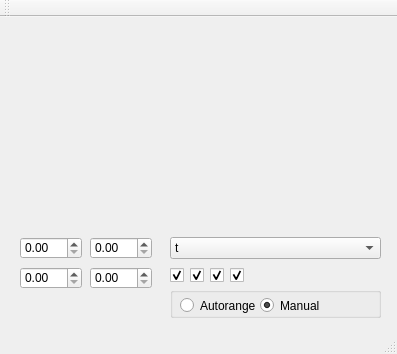
<?xml version="1.0" encoding="UTF-8"?>
<ui version="4.0">
 <class>MainWindow</class>
 <widget class="QMainWindow" name="MainWindow">
  <property name="geometry">
   <rect>
    <x>0</x>
    <y>0</y>
    <width>397</width>
    <height>354</height>
   </rect>
  </property>
  <property name="windowTitle">
   <string>MainWindow</string>
  </property>
  <widget class="QWidget" name="centralWidget">
   <widget class="QCustomPlot" name="graph" native="true">
    <property name="geometry">
     <rect>
      <x>20</x>
      <y>10</y>
      <width>361</width>
      <height>201</height>
     </rect>
    </property>
   </widget>
   <widget class="QDoubleSpinBox" name="xMax">
    <property name="geometry">
     <rect>
      <x>90</x>
      <y>220</y>
      <width>62</width>
      <height>22</height>
     </rect>
    </property>
   </widget>
   <widget class="QDoubleSpinBox" name="xMin">
    <property name="geometry">
     <rect>
      <x>20</x>
      <y>220</y>
      <width>62</width>
      <height>22</height>
     </rect>
    </property>
   </widget>
   <widget class="QDoubleSpinBox" name="yMin">
    <property name="geometry">
     <rect>
      <x>20</x>
      <y>250</y>
      <width>62</width>
      <height>22</height>
     </rect>
    </property>
   </widget>
   <widget class="QDoubleSpinBox" name="yMax">
    <property name="geometry">
     <rect>
      <x>90</x>
      <y>250</y>
      <width>62</width>
      <height>22</height>
     </rect>
    </property>
   </widget>
   <widget class="QComboBox" name="horizontalAxis">
    <property name="geometry">
     <rect>
      <x>170</x>
      <y>220</y>
      <width>211</width>
      <height>22</height>
     </rect>
    </property>
    <item>
     <property name="text">
      <string>t</string>
     </property>
    </item>
    <item>
     <property name="text">
      <string>x1</string>
     </property>
    </item>
    <item>
     <property name="text">
      <string>x2</string>
     </property>
    </item>
    <item>
     <property name="text">
      <string>x3</string>
     </property>
    </item>
   </widget>
   <widget class="QGroupBox" name="rangeSelect">
    <property name="geometry">
     <rect>
      <x>170</x>
      <y>270</y>
      <width>211</width>
      <height>31</height>
     </rect>
    </property>
    <property name="title">
     <string/>
    </property>
    <widget class="QRadioButton" name="autorange">
     <property name="geometry">
      <rect>
       <x>10</x>
       <y>10</y>
       <width>82</width>
       <height>17</height>
      </rect>
     </property>
     <property name="text">
      <string>Autorange</string>
     </property>
    </widget>
    <widget class="QRadioButton" name="manualSize">
     <property name="geometry">
      <rect>
       <x>90</x>
       <y>10</y>
       <width>82</width>
       <height>17</height>
      </rect>
     </property>
     <property name="text">
      <string>Manual</string>
     </property>
     <property name="checked">
      <bool>true</bool>
     </property>
    </widget>
   </widget>
   <widget class="QCheckBox" name="t">
    <property name="geometry">
     <rect>
      <x>170</x>
      <y>250</y>
      <width>21</width>
      <height>17</height>
     </rect>
    </property>
    <property name="text">
     <string/>
    </property>
    <property name="checked">
     <bool>true</bool>
    </property>
   </widget>
   <widget class="QCheckBox" name="x1">
    <property name="geometry">
     <rect>
      <x>190</x>
      <y>250</y>
      <width>21</width>
      <height>17</height>
     </rect>
    </property>
    <property name="text">
     <string/>
    </property>
    <property name="checked">
     <bool>true</bool>
    </property>
   </widget>
   <widget class="QCheckBox" name="x2">
    <property name="geometry">
     <rect>
      <x>210</x>
      <y>250</y>
      <width>21</width>
      <height>17</height>
     </rect>
    </property>
    <property name="text">
     <string/>
    </property>
    <property name="checked">
     <bool>true</bool>
    </property>
   </widget>
   <widget class="QCheckBox" name="x3">
    <property name="geometry">
     <rect>
      <x>230</x>
      <y>250</y>
      <width>21</width>
      <height>17</height>
     </rect>
    </property>
    <property name="text">
     <string/>
    </property>
    <property name="checked">
     <bool>true</bool>
    </property>
   </widget>
  </widget>
  <widget class="QMenuBar" name="menuBar">
   <property name="geometry">
    <rect>
     <x>0</x>
     <y>0</y>
     <width>397</width>
     <height>21</height>
    </rect>
   </property>
  </widget>
  <widget class="QToolBar" name="mainToolBar">
   <attribute name="toolBarArea">
    <enum>TopToolBarArea</enum>
   </attribute>
   <attribute name="toolBarBreak">
    <bool>false</bool>
   </attribute>
  </widget>
  <widget class="QStatusBar" name="statusBar"/>
 </widget>
 <layoutdefault spacing="6" margin="11"/>
 <customwidgets>
  <customwidget>
   <class>QCustomPlot</class>
   <extends>QWidget</extends>
   <header>qcustomplot.h</header>
   <container>1</container>
  </customwidget>
 </customwidgets>
 <resources/>
 <connections/>
</ui>
